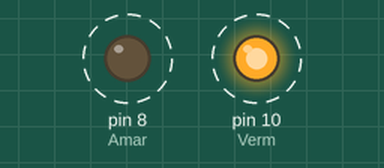
This sketch was run on a simulated Arduino Uno, built with avr-gcc and run on an emulated ATmega328P. Shown: output pins drawn as LEDs (lit = HIGH). Dashed ring = blinking.

Above: at 0.2 s.
Timing chart, 0 to 3.0 s (numbered marks = the images above):
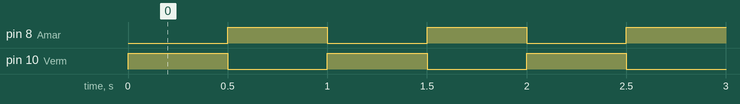

Measured:
- by itself, pin 8 (Amar), pin 10 (Verm): alternates HIGH for 0.50 s and LOW for 0.50 s

The sketch:

Ativ2.ino
```cpp
//Link do wokiw: https://wokwi.com/projects/473012545403901953

#define Verm 10
#define Amar 8

void setup() {
  pinMode(Verm, OUTPUT);
  pinMode(Amar, OUTPUT);
}

void loop() {
  digitalWrite(Verm, HIGH);
  digitalWrite(Amar, LOW);
  delay(500);

  digitalWrite(Verm, LOW);
  digitalWrite(Amar, HIGH);
  delay(500);
}
```
